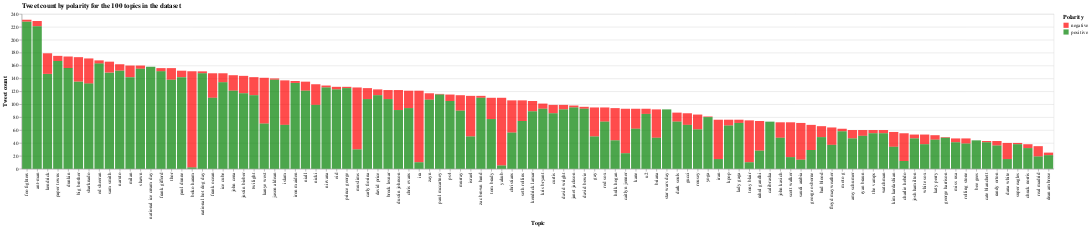

Vega-Lite specification for this chart:
### Vega specification from a JSON file in a GitHub repository (floating-point values rounded to 4 significant figures; data arrays with more than 128 entries replaced by an {"elided": "..."} marker saying what was removed)
{"$schema": "https://vega.github.io/schema/vega/v5.json", "background": "white", "padding": 5, "height": 300, "title": {"text": "Tweet count by polarity for the 100 topics in the dataset", "anchor": "start", "frame": "group"}, "style": "cell", "data": [{"name": "data-fe8da6c7e776bcbe3ccc7816489a51c6", "values": {"elided": "196 records"}}, {"name": "data_0", "source": "data-fe8da6c7e776bcbe3ccc7816489a51c6", "transform": [{"type": "stack", "groupby": ["topic"], "field": "tweet_id", "sort": {"field": ["polarity"], "order": ["descending"]}, "as": ["tweet_id_start", "tweet_id_end"], "offset": "zero"}, {"type": "filter", "expr": "isValid(datum[\"tweet_id\"]) && isFinite(+datum[\"tweet_id\"])"}]}], "signals": [{"name": "x_step", "value": 20}, {"name": "width", "update": "bandspace(domain('x').length, 0.1, 0.05) * x_step"}], "marks": [{"name": "marks", "type": "rect", "style": ["bar"], "from": {"data": "data_0"}, "encode": {"update": {"opacity": {"value": 0.7}, "fill": {"scale": "color", "field": "polarity"}, "tooltip": {"signal": "{\"Topic\": isValid(datum[\"topic\"]) ? datum[\"topic\"] : \"\"+datum[\"topic\"], \"Polarity\": isValid(datum[\"polarity\"]) ? datum[\"polarity\"] : \"\"+datum[\"polarity\"], \"Count\": format(datum[\"tweet_id\"], \"\")}"}, "ariaRoleDescription": {"value": "bar"}, "description": {"signal": "\"Topic: \" + (isValid(datum[\"topic\"]) ? datum[\"topic\"] : \"\"+datum[\"topic\"]) + \"; Tweet count: \" + (format(datum[\"tweet_id\"], \"\")) + \"; Polarity: \" + (isValid(datum[\"polarity\"]) ? datum[\"polarity\"] : \"\"+datum[\"polarity\"]) + \"; Count: \" + (format(datum[\"tweet_id\"], \"\"))"}, "x": {"scale": "x", "field": "topic"}, "width": {"signal": "max(0.25, bandwidth('x'))"}, "y": {"scale": "y", "field": "tweet_id_end"}, "y2": {"scale": "y", "field": "tweet_id_start"}}}}], "scales": [{"name": "x", "type": "band", "domain": {"data": "data-fe8da6c7e776bcbe3ccc7816489a51c6", "field": "topic", "sort": {"op": "sum", "field": "tweet_id", "order": "descending"}}, "range": {"step": {"signal": "x_step"}}, "paddingInner": 0.1, "paddingOuter": 0.05}, {"name": "y", "type": "linear", "domain": {"data": "data_0", "fields": ["tweet_id_start", "tweet_id_end"]}, "range": [{"signal": "height"}, 0], "nice": true, "zero": true}, {"name": "color", "type": "ordinal", "domain": {"data": "data_0", "field": "polarity", "sort": true}, "range": ["red", "green"]}], "axes": [{"scale": "y", "orient": "left", "gridScale": "x", "grid": true, "tickCount": {"signal": "ceil(height/40)"}, "domain": false, "labels": false, "aria": false, "maxExtent": 0, "minExtent": 0, "ticks": false, "zindex": 0}, {"scale": "x", "orient": "bottom", "grid": false, "title": "Topic", "labelAlign": "right", "labelAngle": 270, "labelBaseline": "middle", "zindex": 0}, {"scale": "y", "orient": "left", "grid": false, "title": "Tweet count", "labelOverlap": true, "tickCount": {"signal": "ceil(height/40)"}, "zindex": 0}], "legends": [{"title": "Polarity", "fill": "color", "symbolType": "square", "encode": {"symbols": {"update": {"opacity": {"value": 0.7}}}}}], "config": {}}
